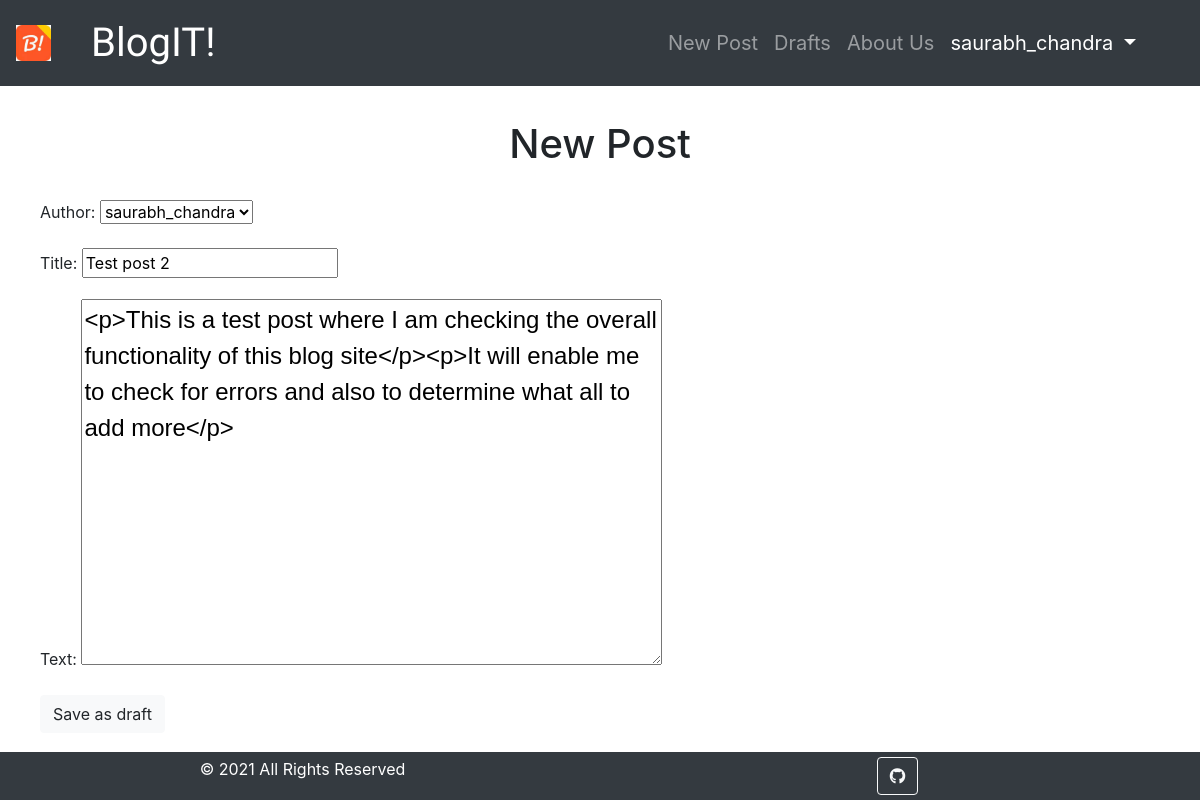
The page /post/10/edit/ (signed in) on the database its author committed.
### blog/models.py (models this page shows, shortened)
class Post(models.Model):
    author = models.ForeignKey('auth.User', on_delete=models.CASCADE)
    title = models.CharField(max_length=200)
    text = models.TextField()
    created_date = models.DateTimeField(default=timezone.now)
    published_date = models.DateTimeField(blank=True,null=True)

### blog/views.py (the view)
# urls.py: url(r'^post/(?P<pk>\d+)/edit/$',views.PostUpdateView.as_view(),name='post_edit'),
class PostUpdateView(LoginRequiredMixin,UpdateView):
    login_url = '/login/'
    redirect_field_name = 'blog/post_detail.html'
    form_class = PostForm
    model = Post

### blog/forms.py
class PostForm(forms.ModelForm):
    class Meta():
        model = Post
        fields = ('author','title','text')  #editable fields
        widgets = {
            'title':forms.TextInput(attrs={'class':'textinputclass'}),
            'text': forms.Textarea(attrs={'class':'editable medium-editor-textarea postcontent'})
        }

### blog/templates/blog/post_form.html (shortened to what this page needs)
{% extends 'blog/base.html' %}
{% block content %}
    <br><h1 style="text-align: center;">New Post</h1><br>
    <form class="post-form" method="POST">
        {{form.as_p}}
        <button type="submit" class="btn btn-light">Save as draft</button>
    </form>
{% endblock content %}

### blog/templates/blog/base.html (shortened to what this page needs)
<!DOCTYPE html>
{% load static %}
<html>
    <head>
        <link rel="stylesheet" href="{% static 'css/blog.css' %}">
        <link rel="stylesheet" href="https://maxcdn.bootstrapcdn.com/bootstrap/4.5.2/css/bootstrap.min.css">
        <link rel="stylesheet" href="//cdn.jsdelivr.net/npm/medium-editor@latest/dist/css/medium-editor.min.css" type="text/css" media="screen" charset="utf-8">
        <link rel="stylesheet" href="https://use.fontawesome.com/releases/v5.7.0/css/all.css">
    </head>
    <body>
        <nav class="navbar navbar-expand-md bg-dark navbar-dark">
            <img alt="logo" style="width: 3%; height: auto;" class="img-responsive" /></a>
            <a class="navbar-brand bigbrand" href="{% url 'post_list' %}" style="font-size:40px; margin-left: 40px;">BlogIT!</a>
            <div class="collapse navbar-collapse navbar-right" id="collapsibleNavbar">
                <ul class="navbar-nav ml-auto" style="margin-right: 40px; font-size: 20px;">
                    {% if user.is_authenticated %}
                        <li class="nav-item"><a class="nav-link" href="{% url 'post_new' %}">New Post</a></li>
                        <li class="nav-item"><a class="nav-link" href="{% url 'post_draft_list' %}">Drafts</a></li>
                        <li class="nav-item"><a class="nav-link" href="{% url 'about' %}">About Us</a></li>
                        <li class="nav-item dropdown">
                            <a class="nav-link active dropdown-toggle" href="#" id="navbardrop" data-toggle="dropdown">
                                {{user.username}}
                            </a>
                          </li>
                    {% else %}
                        <li class="nav-item"><a class="nav-link" href="{% url 'about' %}">About Us</a></li>
                        <li class="nav-item"><a class="nav-link active" href="{% url 'login'%}">Login <i class="fa fa-user"></i></a></li>
                    {% endif %}
                </ul>
            </div>
        </nav>
        <div class="container" style="padding:10px; padding-bottom:60px;">
            <div class="blog_posts">
                    {% block content %}
                    {% endblock content %}
            </div>
        </div>
        <div class="container-fluid">
            <div class="row bg-dark text-center text-white" style="position: fixed; bottom: 0; width: 100%; padding: 5px;">
                <div class="col">© 2021 All Rights Reserved</div>
                <div class="col"><a class="btn btn-outline-light btn-floating" href="https://github.com/Sarthak196/Blog_Page" target="_blank" role="button"><i class="fab fa-github"></i></a></div>
            </div>
        </div>
    </body>
</html>

### blog/static/css/blog.css (style rules this page uses)
.bigbrand { font-family: 'Courgette', cursive; font-size: 1.5em; color: white; }
.postcontent { font-family: 'Motserrat',sans-serif; font-size: 1.5em; }

### rows shown on the page
Post: author "saurabh_chandra", title "Test post 2", text "<p>This is a test post where I am checking the overall functionality of this blog site</p><p>It will enable me to check for errors and also to determine what all to add more</p>"

### other values the page prints
{{ user.username }} "saurabh_chandra"
